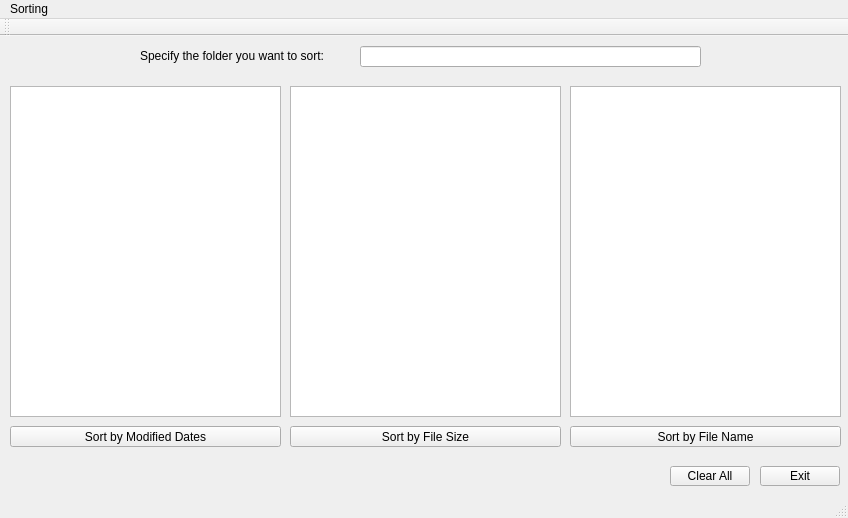
<?xml version="1.0" encoding="UTF-8"?>
<ui version="4.0">
 <class>MainWindow</class>
 <widget class="QMainWindow" name="MainWindow">
  <property name="geometry">
   <rect>
    <x>0</x>
    <y>0</y>
    <width>848</width>
    <height>518</height>
   </rect>
  </property>
  <property name="windowTitle">
   <string>MainWindow</string>
  </property>
  <widget class="QWidget" name="centralWidget">
   <widget class="QTextEdit" name="textEdit">
    <property name="geometry">
     <rect>
      <x>10</x>
      <y>50</y>
      <width>271</width>
      <height>331</height>
     </rect>
    </property>
   </widget>
   <widget class="QTextEdit" name="textEdit_2">
    <property name="geometry">
     <rect>
      <x>290</x>
      <y>50</y>
      <width>271</width>
      <height>331</height>
     </rect>
    </property>
   </widget>
   <widget class="QTextEdit" name="textEdit_3">
    <property name="geometry">
     <rect>
      <x>570</x>
      <y>50</y>
      <width>271</width>
      <height>331</height>
     </rect>
    </property>
   </widget>
   <widget class="QPushButton" name="pushButton">
    <property name="geometry">
     <rect>
      <x>10</x>
      <y>390</y>
      <width>271</width>
      <height>21</height>
     </rect>
    </property>
    <property name="text">
     <string>Sort by Modified Dates</string>
    </property>
   </widget>
   <widget class="QPushButton" name="pushButton_2">
    <property name="geometry">
     <rect>
      <x>290</x>
      <y>390</y>
      <width>271</width>
      <height>21</height>
     </rect>
    </property>
    <property name="text">
     <string>Sort by File Size</string>
    </property>
   </widget>
   <widget class="QPushButton" name="pushButton_3">
    <property name="geometry">
     <rect>
      <x>570</x>
      <y>390</y>
      <width>271</width>
      <height>21</height>
     </rect>
    </property>
    <property name="text">
     <string>Sort by File Name</string>
    </property>
   </widget>
   <widget class="QPushButton" name="pushButton_4">
    <property name="geometry">
     <rect>
      <x>670</x>
      <y>430</y>
      <width>80</width>
      <height>20</height>
     </rect>
    </property>
    <property name="text">
     <string>Clear All</string>
    </property>
   </widget>
   <widget class="QPushButton" name="pushButton_5">
    <property name="geometry">
     <rect>
      <x>760</x>
      <y>430</y>
      <width>80</width>
      <height>20</height>
     </rect>
    </property>
    <property name="text">
     <string>Exit</string>
    </property>
   </widget>
   <widget class="QLineEdit" name="lineEdit">
    <property name="geometry">
     <rect>
      <x>360</x>
      <y>10</y>
      <width>341</width>
      <height>21</height>
     </rect>
    </property>
   </widget>
   <widget class="QLabel" name="label">
    <property name="geometry">
     <rect>
      <x>140</x>
      <y>10</y>
      <width>221</width>
      <height>20</height>
     </rect>
    </property>
    <property name="text">
     <string>Specify the folder you want to sort:</string>
    </property>
   </widget>
  </widget>
  <widget class="QMenuBar" name="menuBar">
   <property name="geometry">
    <rect>
     <x>0</x>
     <y>0</y>
     <width>848</width>
     <height>18</height>
    </rect>
   </property>
   <widget class="QMenu" name="menuSorting">
    <property name="title">
     <string>Sorting</string>
    </property>
   </widget>
   <addaction name="menuSorting"/>
  </widget>
  <widget class="QToolBar" name="mainToolBar">
   <attribute name="toolBarArea">
    <enum>TopToolBarArea</enum>
   </attribute>
   <attribute name="toolBarBreak">
    <bool>false</bool>
   </attribute>
  </widget>
  <widget class="QStatusBar" name="statusBar"/>
 </widget>
 <layoutdefault spacing="6" margin="11"/>
 <resources/>
 <connections/>
</ui>
